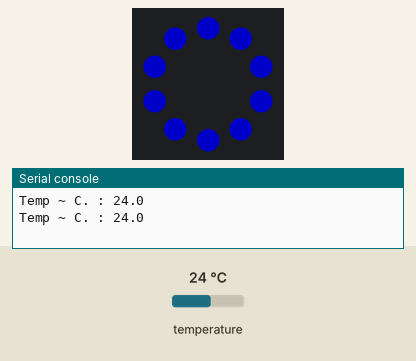
A program run on a simulated Circuit Playground running CircuitPython. Parts: the board's ring of 10 RGB LEDs (number 0 left of the top, counting anticlockwise), the last lines printed to the serial console. The test bench sets the inputs (shaded band); at power-on: temperature 24 °C. Dim RGB values are drawn brighter than linear.

Above: at 1.2 s.
1.3 s: temperature set to 25.5 °C
At 3.0 s:
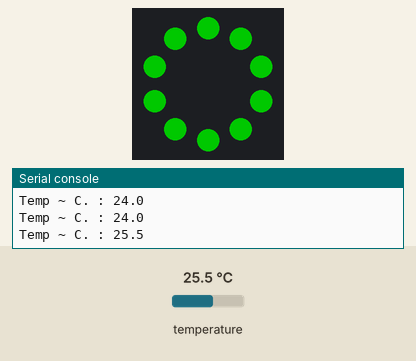
3.5 s: temperature set to 30.3 °C
5.2 s: temperature set to 31.7 °C
At 6.4 s:
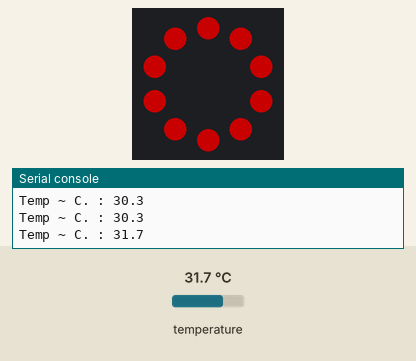
7.5 s: temperature set to 28 °C
At 9.2 s:
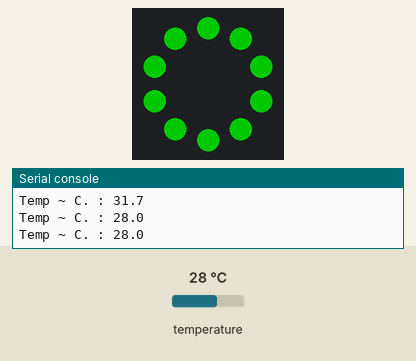
9.5 s: temperature set to 33 °C
At 10.9 s:
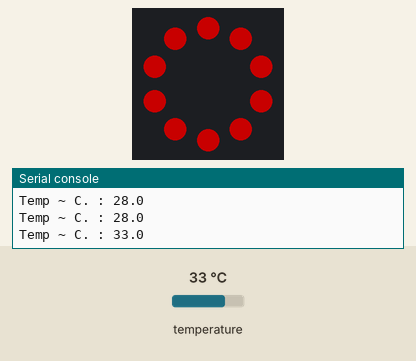
Timing chart, 0 to 12.5 s (numbered marks = the images above; inputs shaded):
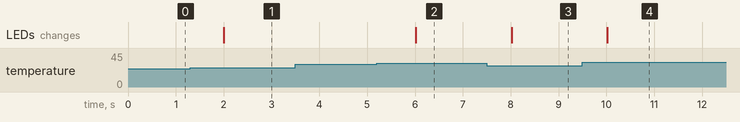

The program:

Temprature_alarm.py
```python
import time
from adafruit_circuitplayground import cp

while True:
    print(f"Temp ~ C. : {cp.temperature}")
    if cp.temperature > 32:
        cp.pixels.fill((255, 0, 0))
    if cp.temperature < 31:
        cp.pixels.fill((0, 100, 0))
    if cp.temperature > 31:
        cp.pixels.fill((100, 0, 0))
    if cp.temperature < 25:
        cp.pixels.fill((0, 0, 100))
    if cp.temperature < 23:
        cp.pixels.fill((0, 0, 255))
    time.sleep(1)
```

Measured:
- the behaviour switches between 24.9 and 25 °C on temperature (found by bisection; images 0 and 1)
- the behaviour switches between 31 and 31.1 °C on temperature (found by bisection; images 1 and 2)
- after the input at 1.3 s, the LEDs: change after 0.71 s (image 1)
- after the input at 5.2 s, the LEDs: change after 0.81 s (image 2)
- after the input at 7.5 s, the LEDs: change after 0.52 s (image 3)
- after the input at 9.5 s, the LEDs: change after 0.52 s (image 4)
